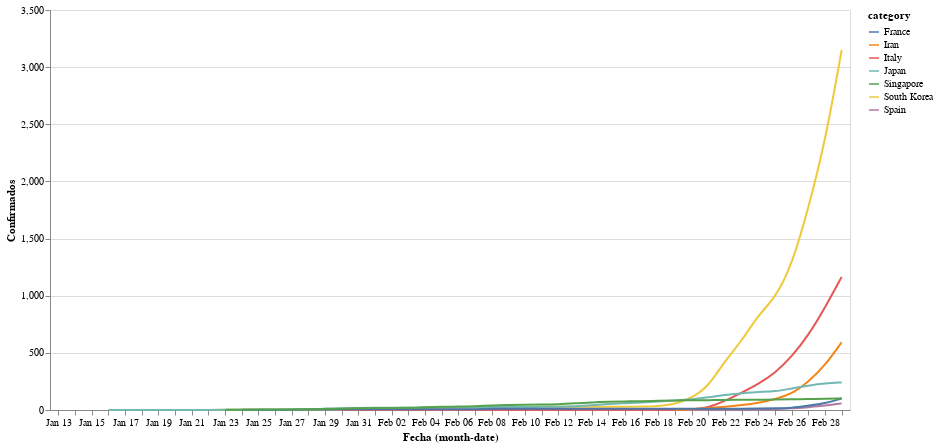

This figure's notebook cell:
### Markdown cell above
Haz click en la leyenda para activar una única línea.

Datos tomados de fuentes externas. Ver sección "Sobre esta herramienta" para más información.

### Code cell
# collapse

# get data
response = requests.get('https://docs.google.com/spreadsheet/ccc?key=1Z7VQ5xlf3BaTx_LBBblsW4hLoGYWnZyog3jqsS9Dbgc&output=csv&gid=0')
assert response.status_code == 200, 'Wrong status code'
data = response.content
df = pd.read_csv(BytesIO(data))
df = df[df.columns[2:]][1:65].T.reset_index(drop=True)
col_names = df.iloc[0]
col_names[1] = 'Fecha'
df.columns = col_names
df = df.drop(df.index[0])
df['Fecha'] = pd.to_datetime(df['Fecha'], utc=True)
df = df.set_index('Fecha')
df = df.applymap(lambda a: str(a).replace(',',''))
df = df.apply(pd.to_numeric, errors='coerce')

# plot
keep = ['Spain', 'Italy', 'South Korea', 'Iran', 'Japan', 'France', 'Singapore']
df = df[keep]
# the last day is dicarded until the day is (almost) over
plus_all = 48
df = df[0:plus_all]

source = df.reset_index().melt('Fecha', var_name='category', value_name='Confirmados')
selection = alt.selection_multi(fields=['category'], bind='legend')

alt.Chart(source).mark_line(interpolate='basis').encode(
    alt.X('monthdate(Fecha):O', axis=alt.Axis()),
    alt.Y('Confirmados:Q'),
    alt.Color('category:N'),
    opacity=alt.condition(selection, alt.value(1), alt.value(0.2))
).properties(
    width=800, height=400
).add_selection(
    selection
)

### Figure 1 — Vega-Lite specification as saved in the notebook (floating-point values rounded to 4 significant figures; data arrays with more than 128 entries replaced by an {"elided": "..."} marker saying what was removed)
{"config": {"view": {"continuousWidth": 400, "continuousHeight": 300}}, "data": {"name": "data-794446a3fac6a01390bff96b706afa38"}, "mark": {"type": "line", "interpolate": "basis"}, "encoding": {"color": {"type": "nominal", "field": "category"}, "opacity": {"condition": {"value": 1, "selection": "selector020"}, "value": 0.2}, "x": {"type": "ordinal", "axis": {}, "field": "Fecha", "timeUnit": "monthdate"}, "y": {"type": "quantitative", "field": "Confirmados"}}, "height": 400, "selection": {"selector020": {"type": "multi", "fields": ["category"], "bind": "legend"}}, "width": 800, "$schema": "https://vega.github.io/schema/vega-lite/v4.0.2.json", "datasets": {"data-794446a3fac6a01390bff96b706afa38": {"elided": "336 records"}}}
